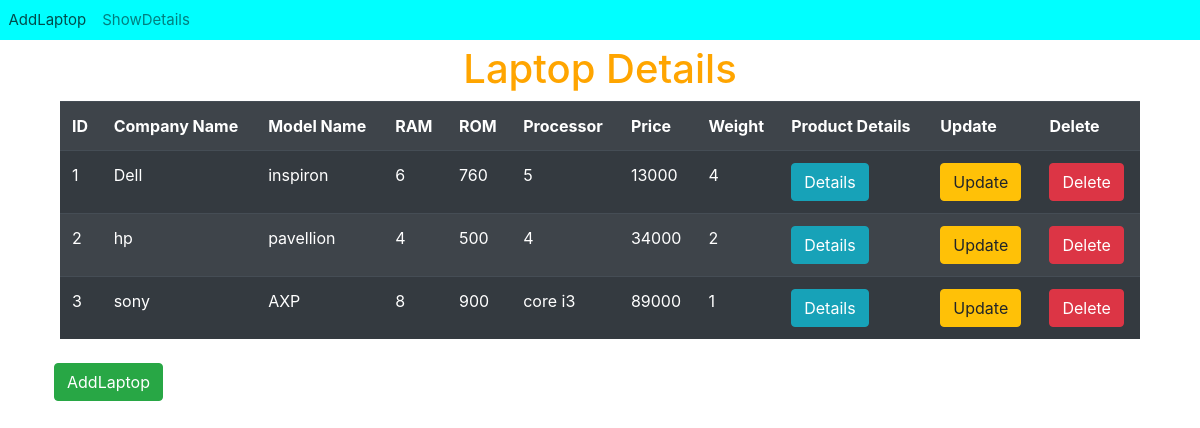
Screenshot of /laptop/show/ with the database file from the repository.
### LaptopApp/models.py (models this page shows, shortened)
class Laptop(models.Model):
    comapny=models.CharField(max_length=50)
    model_name=models.CharField(max_length=50)
    ram=models.IntegerField()
    rom=models.IntegerField()
    processor=models.CharField(max_length=40)
    weight=models.IntegerField()
    product_image=models.ImageField(upload_to='Images/')
    product_pdf=models.FileField(upload_to='Files/')
    price=models.IntegerField()

### LaptopApp/views.py (the view)
# urls.py: path('show/',views.ShowLaptop.as_view(),name='show_laptop'),
class ShowLaptop(View):
    def get(self,request):
        laptop_list = Laptop.objects.all()
        template_name = 'LaptopApp/showlaptop.html'
        context = {'laptop_list': laptop_list}
        return render(request, template_name, context)

### template/LaptopApp/showlaptop.html (shortened to what this page needs)
{% extends "layout.html" %}
{% block content %}
    <h1 style="text-align:center;color:orange">Laptop Details</h1>
    <table class="table table-striped table-dark" style="width:90%;margin:auto">
        <tr >
            <th>ID</th>
            <th>Company Name</th>
            <th>Model Name</th>
            <th>RAM</th>
            <th>ROM</th>
            <th>Processor</th>
            <th>Price</th>
            <th>Weight</th>
            <th>Product Details</th>
            <th>Update</th>
            <th>Delete</th>
        </tr>
        {% for laptop in laptop_list %}
            <tr >
                <td>{{laptop.id}}</td>
                <td>{{laptop.comapny}}</td>
                <td>{{laptop.model_name}}</td>
                <td>{{laptop.ram}}</td>
                <td>{{laptop.rom}}</td>
                <td>{{laptop.processor}}</td>
                <td>{{laptop.price}}</td>
                <td>{{laptop.weight}}</td>
               <td><a href="{% url 'details' laptop.id %}"><button class="btn btn-info">Details</button></a></td>
                <td><a href="{% url 'update' laptop.id %}"><button class="btn btn-warning">Update</button></a></td>
                <td><a href="{% url 'delete' laptop.id %}"><button class="btn btn-danger">Delete</button></a></td>
            </tr>
        {% endfor %}
    </table>
    <br>
    <a href="{% url 'add_laptop' %}"><button class="btn btn-success" style="margin-left:4.5%">AddLaptop</button></a>
{% endblock %}

### template/layout.html (shortened to what this page needs)
<!DOCTYPE html>
{% load crispy_forms_tags %}
<html lang="en">
<head>
<link rel="stylesheet" href="https://cdn.jsdelivr.net/npm/bootstrap@4.6.1/dist/css/bootstrap.min.css"></head>
<body style="background-color:white">
    <nav class="navbar navbar-expand-sm navbar-light " style="font-size:15px;font-weight:arial;background-color:aqua;color:black;padding:0.5px;margin-bottom:5px;">
      <div class="collapse navbar-collapse" id="navbarNav">
        <ul class="navbar-nav me-auto mb-2 mb-lg-0 ">
          <li class="nav-item ">
            <a class="nav-link " href="{% url 'add_laptop' %}">AddLaptop</a>
          </li>
          <li class="nav-item ">
            <a class="nav-link " href="{% url 'show_laptop' %}">ShowDetails</a>
          </li>
        </ul>
      </div>
    </nav>
    {% block content %}
    {% endblock %}
</body>
</html>

### rows the page displays
Laptop: id "1", comapny "Dell", model_name "inspiron", ram "6", rom "760", processor "5", price "13000", weight "4"
Laptop: id "2", comapny "hp", model_name "pavellion", ram "4", rom "500", processor "4", price "34000", weight "2"
Laptop: id "3", comapny "sony", model_name "AXP", ram "8", rom "900", processor "core i3", price "89000", weight "1"
